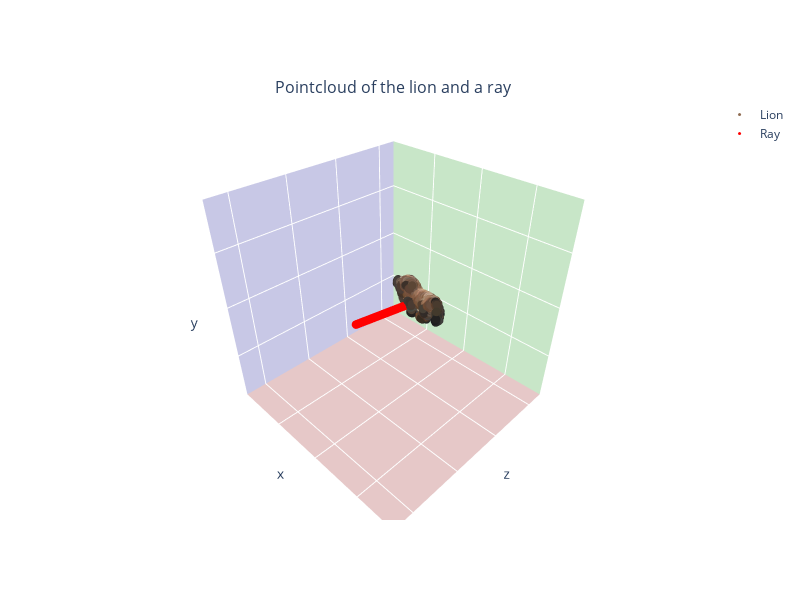

Notebook source saved alongside this figure:
### Code cell
from posingpixels.utils.geometry import apply_pose_to_ray, revert_pose_to_ray

ray_dir = pixel_to_ray_dir(np.array([477, 450]), camKs[0])
ray_origin, ray_dir = revert_pose_to_ray(np.zeros(3), ray_dir, initial_R, initial_T)
ray_pointcloud = get_ray_pointcloud(ray_origin, ray_dir, 0.4, 70)
lion_pointcloud = get_gaussian_splat_pointcloud(gaussian_object)
plot_pointclouds({"Lion": lion_pointcloud, "Ray": ray_pointcloud}, "Pointcloud of the lion and a ray")

### Figure 1 — Plotly figure (JSON) as saved in the notebook; plotly's stock layout.template omitted (floating-point values rounded to 4 significant figures; data arrays with more than 128 entries replaced by an {"elided": "..."} marker saying what was removed)
{"data": [{"marker": {"color": {"elided": "4569 str values"}, "size": 3}, "mode": "markers", "name": "Lion", "scene": "scene", "type": "scatter3d", "x": {"elided": "4569 float values"}, "y": {"elided": "4569 float values"}, "z": {"elided": "4569 float values"}}, {"marker": {"color": ["rgb(255, 0, 0)", "rgb(255, 0, 0)", "rgb(255, 0, 0)", "rgb(255, 0, 0)", "rgb(255, 0, 0)", "rgb(255, 0, 0)", "rgb(255, 0, 0)", "rgb(255, 0, 0)", "rgb(255, 0, 0)", "rgb(255, 0, 0)", "rgb(255, 0, 0)", "rgb(255, 0, 0)", "rgb(255, 0, 0)", "rgb(255, 0, 0)", "rgb(255, 0, 0)", "rgb(255, 0, 0)", "rgb(255, 0, 0)", "rgb(255, 0, 0)", "rgb(255, 0, 0)", "rgb(255, 0, 0)", "rgb(255, 0, 0)", "rgb(255, 0, 0)", "rgb(255, 0, 0)", "rgb(255, 0, 0)", "rgb(255, 0, 0)", "rgb(255, 0, 0)", "rgb(255, 0, 0)", "rgb(255, 0, 0)", "rgb(255, 0, 0)", "rgb(255, 0, 0)", "rgb(255, 0, 0)", "rgb(255, 0, 0)", "rgb(255, 0, 0)", "rgb(255, 0, 0)", "rgb(255, 0, 0)", "rgb(255, 0, 0)", "rgb(255, 0, 0)", "rgb(255, 0, 0)", "rgb(255, 0, 0)", "rgb(255, 0, 0)", "rgb(255, 0, 0)", "rgb(255, 0, 0)", "rgb(255, 0, 0)", "rgb(255, 0, 0)", "rgb(255, 0, 0)", "rgb(255, 0, 0)", "rgb(255, 0, 0)", "rgb(255, 0, 0)", "rgb(255, 0, 0)", "rgb(255, 0, 0)", "rgb(255, 0, 0)", "rgb(255, 0, 0)", "rgb(255, 0, 0)", "rgb(255, 0, 0)", "rgb(255, 0, 0)", "rgb(255, 0, 0)", "rgb(255, 0, 0)", "rgb(255, 0, 0)", "rgb(255, 0, 0)", "rgb(255, 0, 0)", "rgb(255, 0, 0)", "rgb(255, 0, 0)", "rgb(255, 0, 0)", "rgb(255, 0, 0)", "rgb(255, 0, 0)", "rgb(255, 0, 0)", "rgb(255, 0, 0)", "rgb(255, 0, 0)", "rgb(255, 0, 0)", "rgb(255, 0, 0)"], "size": 3}, "mode": "markers", "name": "Ray", "scene": "scene", "type": "scatter3d", "x": [0.01017, 0.009175, 0.008179, 0.007184, 0.006188, 0.005193, 0.004197, 0.003202, 0.002206, 0.001211, 0.0002153, -0.0007802, -0.001776, -0.002771, -0.003767, -0.004762, -0.005758, -0.006753, -0.007749, -0.008744, -0.00974, -0.01074, -0.01173, -0.01273, -0.01372, -0.01472, -0.01571, -0.01671, -0.0177, -0.0187, -0.01969, -0.02069, -0.02169, -0.02268, -0.02368, -0.02467, -0.02567, -0.02666, -0.02766, -0.02865, -0.02965, -0.03064, -0.03164, -0.03264, -0.03363, -0.03463, -0.03562, -0.03662, -0.03761, -0.03861, -0.0396, -0.0406, -0.0416, -0.04259, -0.04359, -0.04458, -0.04558, -0.04657, -0.04757, -0.04856, -0.04956, -0.05055, -0.05155, -0.05255, -0.05354, -0.05454, -0.05553, -0.05653, -0.05752, -0.05852], "y": [0.05285, 0.05112, 0.04939, 0.04765, 0.04592, 0.04418, 0.04245, 0.04071, 0.03898, 0.03724, 0.03551, 0.03377, 0.03204, 0.0303, 0.02857, 0.02683, 0.0251, 0.02336, 0.02163, 0.01989, 0.01816, 0.01642, 0.01469, 0.01295, 0.01122, 0.009484, 0.007749, 0.006014, 0.00428, 0.002545, 0.0008099, -0.000925, -0.00266, -0.004395, -0.006129, -0.007864, -0.009599, -0.01133, -0.01307, -0.0148, -0.01654, -0.01827, -0.02001, -0.02174, -0.02348, -0.02521, -0.02695, -0.02868, -0.03042, -0.03215, -0.03389, -0.03562, -0.03736, -0.03909, -0.04083, -0.04256, -0.0443, -0.04603, -0.04777, -0.0495, -0.05124, -0.05297, -0.0547, -0.05644, -0.05817, -0.05991, -0.06164, -0.06338, -0.06511, -0.06685], "z": [0.2909, 0.2855, 0.28, 0.2746, 0.2691, 0.2637, 0.2583, 0.2528, 0.2474, 0.2419, 0.2365, 0.2311, 0.2256, 0.2202, 0.2147, 0.2093, 0.2039, 0.1984, 0.193, 0.1875, 0.1821, 0.1766, 0.1712, 0.1658, 0.1603, 0.1549, 0.1494, 0.144, 0.1386, 0.1331, 0.1277, 0.1222, 0.1168, 0.1114, 0.1059, 0.1005, 0.09503, 0.08959, 0.08415, 0.07871, 0.07327, 0.06783, 0.06239, 0.05695, 0.0515, 0.04606, 0.04062, 0.03518, 0.02974, 0.0243, 0.01886, 0.01342, 0.007975, 0.002534, -0.002907, -0.008348, -0.01379, -0.01923, -0.02467, -0.03011, -0.03555, -0.04099, -0.04644, -0.05188, -0.05732, -0.06276, -0.0682, -0.07364, -0.07908, -0.08452]}], "layout": {"annotations": [{"font": {"size": 16}, "showarrow": false, "text": "Pointcloud of the lion and a ray", "x": 0.5, "xanchor": "center", "xref": "paper", "y": 1, "yanchor": "bottom", "yref": "paper"}], "height": 600, "scene": {"aspectmode": "cube", "camera": {"up": {"x": 0, "y": 1, "z": 0}}, "domain": {"x": [0, 1], "y": [0, 1]}, "xaxis": {"backgroundcolor": "rgb(200, 200, 230)", "range": [-0.3996, 0.3513], "showaxeslabels": false, "showgrid": true, "showline": false, "showticklabels": false, "ticks": "", "zeroline": false}, "yaxis": {"backgroundcolor": "rgb(230, 200, 200)", "range": [-0.3824, 0.3684], "showaxeslabels": false, "showgrid": true, "showline": false, "showticklabels": false, "ticks": "", "zeroline": false}, "zaxis": {"backgroundcolor": "rgb(200, 230, 200)", "range": [-0.2722, 0.4786], "showaxeslabels": false, "showgrid": true, "showline": false, "showticklabels": false, "ticks": "", "zeroline": false}}, "width": 800}}
